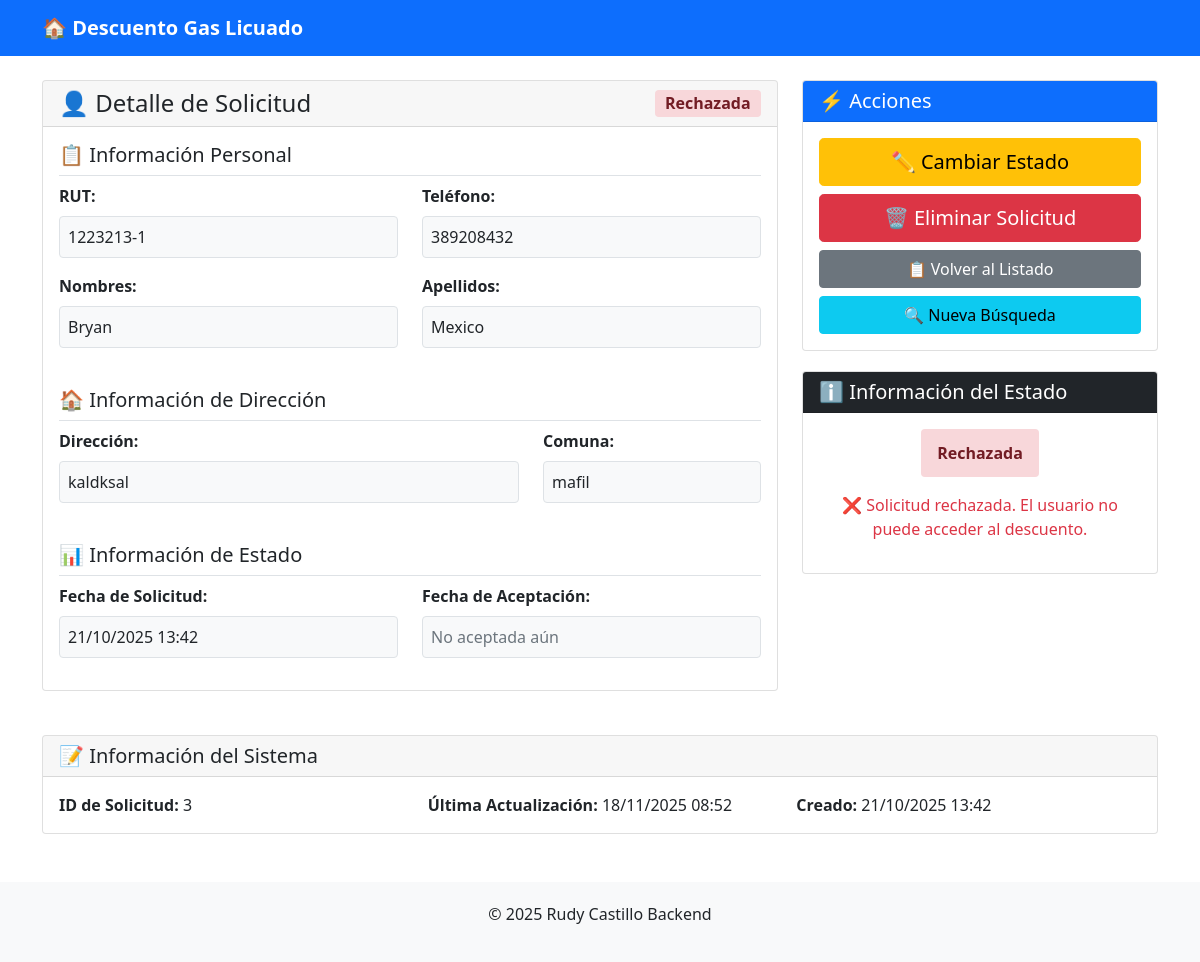
Screenshot of /solicitudes/3/ with the database file from the repository.
### solicitudes/models.py (models this page shows, shortened)
class Solicitud(models.Model):
    ESTADOS = [
        ('PENDIENTE', 'Pendiente'),
        ('ACEPTADA', 'Aceptada'),
        ('RECHAZADA', 'Rechazada'),
        ('EXPIRADA', 'Expirada'),
    ]
    rut = models.CharField(max_length=12, unique=True, verbose_name="RUT")
    nombres = models.CharField(max_length=100, verbose_name="Nombres")
    apellidos = models.CharField(max_length=100, verbose_name="Apellidos")
    direccion = models.CharField(max_length=200, verbose_name="Dirección")
    telefono = models.CharField(max_length=15, verbose_name="Teléfono")
    comuna = models.CharField(max_length=50, verbose_name="Comuna")
    fecha_solicitud = models.DateTimeField(auto_now_add=True, verbose_name="Fecha de Solicitud")
    fecha_aceptacion = models.DateTimeField(null=True, blank=True, verbose_name="Fecha de Aceptación")
    estado = models.CharField(max_length=10, choices=ESTADOS, default='PENDIENTE', verbose_name="Estado")
    class Meta:
        verbose_name = "Solicitud"
        verbose_name_plural = "Solicitudes"
    def verificar_expiracion(self):
        if self.estado == 'ACEPTADA' and self.fecha_aceptacion:
            if timezone.now() > self.fecha_aceptacion + timedelta(days=30):
                self.estado = 'EXPIRADA'
                self.save()

### solicitudes/views.py (the view)
# urls.py: path('solicitudes/<int:id>/', views.detalle_solicitud, name='detalle_solicitud'),
def detalle_solicitud(request, id):
    solicitud = get_object_or_404(Solicitud, id=id)
    solicitud.verificar_expiracion()
    return render(request, 'solicitudes/detalle.html', {'solicitud': solicitud})

### solicitudes/templates/solicitudes/detalle.html (shortened to what this page needs)
{% load solicitudes_extras %}
<!DOCTYPE html>
<html lang="es">
<head>
    <link href="https://cdn.jsdelivr.net/npm/bootstrap@5.1.3/dist/css/bootstrap.min.css" rel="stylesheet">
</head>
<body>
    <nav class="navbar navbar-expand-lg navbar-dark bg-primary">
        <div class="container">
            <a class="navbar-brand" href="{% url 'crear_solicitud' %}">
                🏠 Descuento Gas Licuado
            </a>
        </div>
    </nav>
    <div class="container mt-4">
        {% block content %}
        <div class="row">
            <div class="col-md-8">
                <div class="card">
                    <div class="card-header d-flex justify-content-between align-items-center">
                        <h4 class="mb-0">👤 Detalle de Solicitud</h4>
                        <span class="badge estado-{{ solicitud.estado|lower }} fs-6">
                            {{ solicitud.get_estado_display }}
                        </span>
                    </div>
                    <div class="card-body">
                        <h5 class="border-bottom pb-2">📋 Información Personal</h5>
                        <div class="row">
                            <div class="col-md-6">
                                <div class="mb-3">
                                    <label class="form-label"><strong>RUT:</strong></label>
                                    <p class="form-control-plaintext border rounded p-2 bg-light">
                                        {{ solicitud.rut }}
                                    </p>
                                </div>
                            </div>
                            <div class="col-md-6">
                                <div class="mb-3">
                                    <label class="form-label"><strong>Teléfono:</strong></label>
                                    <p class="form-control-plaintext border rounded p-2 bg-light">
                                        {{ solicitud.telefono }}
                                    </p>
                                </div>
                            </div>
                        </div>
                        <div class="row">
                            <div class="col-md-6">
                                <div class="mb-3">
                                    <label class="form-label"><strong>Nombres:</strong></label>
                                    <p class="form-control-plaintext border rounded p-2 bg-light">
                                        {{ solicitud.nombres }}
                                    </p>
                                </div>
                            </div>
                            <div class="col-md-6">
                                <div class="mb-3">
                                    <label class="form-label"><strong>Apellidos:</strong></label>
                                    <p class="form-control-plaintext border rounded p-2 bg-light">
                                        {{ solicitud.apellidos }}
                                    </p>
                                </div>
                            </div>
                        </div>
                        <h5 class="border-bottom pb-2 mt-4">🏠 Información de Dirección</h5>
                        <div class="row">
                            <div class="col-md-8">
                                <div class="mb-3">
                                    <label class="form-label"><strong>Dirección:</strong></label>
                                    <p class="form-control-plaintext border rounded p-2 bg-light">
                                        {{ solicitud.direccion }}
                                    </p>
                                </div>
                            </div>
                            <div class="col-md-4">
                                <div class="mb-3">
                                    <label class="form-label"><strong>Comuna:</strong></label>
                                    <p class="form-control-plaintext border rounded p-2 bg-light">
                                        {{ solicitud.comuna }}
                                    </p>
                                </div>
                            </div>
                        </div>
                        <h5 class="border-bottom pb-2 mt-4">📊 Información de Estado</h5>
                        <div class="row">
                            <div class="col-md-6">
                                <div class="mb-3">
                                    <label class="form-label"><strong>Fecha de Solicitud:</strong></label>
                                    <p class="form-control-plaintext border rounded p-2 bg-light">
                                        {{ solicitud.fecha_solicitud|date:"d/m/Y H:i" }}
                                    </p>
                                </div>
                            </div>
                            <div class="col-md-6">
                                <div class="mb-3">
                                    <label class="form-label"><strong>Fecha de Aceptación:</strong></label>
                                    <p class="form-control-plaintext border rounded p-2 bg-light">
                                        {% if solicitud.fecha_aceptacion %}
                                            {{ solicitud.fecha_aceptacion|date:"d/m/Y H:i" }}
                                        {% else %}
                                            <span class="text-muted">No aceptada aún</span>
                                        {% endif %}
                                    </p>
                                </div>
                            </div>
                        </div>
                    </div>
                </div>
            </div>
            <div class="col-md-4">
                <div class="card">
                    <div class="card-header bg-primary text-white">
                        <h5 class="mb-0">⚡ Acciones</h5>
                    </div>
                    <div class="card-body">
                        <div class="d-grid gap-2">
                            <a href="{% url 'editar_estado' solicitud.id %}" class="btn btn-warning btn-lg">
                                ✏️ Cambiar Estado
                            </a>
                            <a href="{% url 'eliminar_solicitud' solicitud.id %}" class="btn btn-danger btn-lg">
                                🗑️ Eliminar Solicitud
                            </a>
                            <a href="{% url 'listar_solicitudes' %}" class="btn btn-secondary">
                                📋 Volver al Listado
                            </a>
                            <a href="{% url 'buscar_solicitud' %}" class="btn btn-info">
                                🔍 Nueva Búsqueda
                            </a>
                        </div>
                    </div>
                </div>
                <div class="card mt-3">
                    <div class="card-header bg-dark text-white">
                        <h5 class="mb-0">ℹ️ Información del Estado</h5>
                    </div>
                    <div class="card-body">
                        <div class="text-center">
                            <span class="badge estado-{{ solicitud.estado|lower }} fs-6 p-3 mb-3">
                                {{ solicitud.get_estado_display }}
                            </span>
                        </div>
                        {% if solicitud.estado == 'PENDIENTE' %}
                        <p class="text-center text-muted">
                            ⏳ La solicitud está esperando revisión y aprobación.
                        </p>
                        {% elif solicitud.estado == 'ACEPTADA' %}
                        <p class="text-center text-success">
                            ✅ Solicitud aceptada. El usuario puede acceder al descuento.
                        </p>
                        {% elif solicitud.estado == 'RECHAZADA' %}
                        <p class="text-center text-danger">
                            ❌ Solicitud rechazada. El usuario no puede acceder al descuento.
                        </p>
                        {% elif solicitud.estado == 'EXPIRADA' %}
                        <p class="text-center text-secondary">
                            📅 Solicitud expirada. El usuario debe realizar nueva solicitud.
                        </p>
                        {% endif %}
                    </div>
                </div>
            </div>
        </div>
        <div class="card mt-4">
            <div class="card-header">
                <h5 class="mb-0">📝 Información del Sistema</h5>
            </div>
            <div class="card-body">
                <div class="row">
                    <div class="col-md-4">
                        <strong>ID de Solicitud:</strong> {{ solicitud.id }}
                    </div>
                    <div class="col-md-4">
                        <strong>Última Actualización:</strong> {% now "d/m/Y H:i" %}
                    </div>
                    <div class="col-md-4">
                        <strong>Creado:</strong> {{ solicitud.fecha_solicitud|date:"d/m/Y H:i" }}
                    </div>
                </div>
            </div>
        </div>
        {% endblock %}
    </div>
    <footer class="footer mt-5">
        <div class="container text-center">
            <p>&copy; 2025 Rudy Castillo Backend</p>
        </div>
    </footer>
</body>
</html>

### solicitudes/templates/solicitudes/detalle.html (style rules this page uses)
.navbar-brand { font-weight: bold; }
.footer { background-color: #f8f9fa; padding: 20px 0; margin-top: 40px; }
.card { margin-bottom: 20px; }
.estado-rechazada { color: #721c24; background-color: #f8d7da; }

### rows the page displays
Solicitud: estado "Rechazada", rut "1223213-1", telefono "389208432", nombres "Bryan", apellidos "Mexico", direccion "kaldksal", comuna "mafil", fecha_solicitud "21/10/2025 13:42", id "3"
